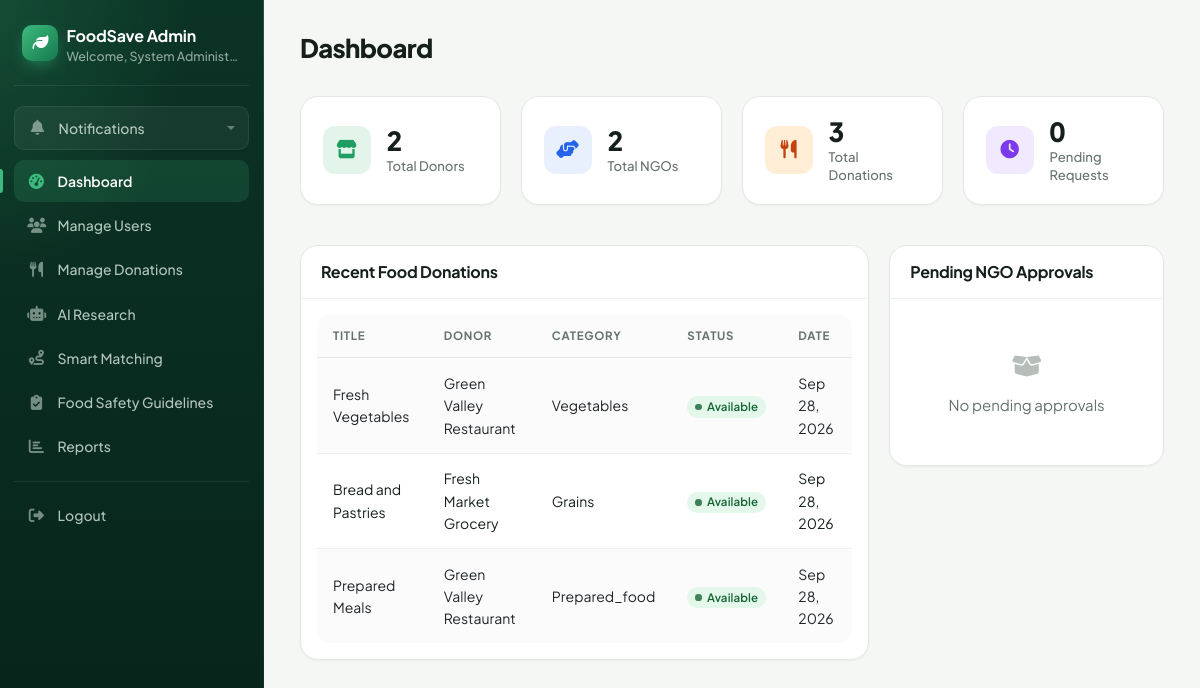
Page /admin/dashboard.php (signed in) on the committed database.
### tables this page shows
CREATE TABLE food_donations (
    id INT AUTO_INCREMENT PRIMARY KEY,
    donor_id INT NOT NULL,
    title VARCHAR(100) NOT NULL,
    description TEXT,
    category ENUM('vegetables', 'fruits', 'dairy', 'meat', 'grains', 'prepared_food', 'other') NOT NULL,
    quantity VARCHAR(50) NOT NULL,
    expiration_date DATE NOT NULL,
    pickup_address TEXT NOT NULL,
    pickup_city VARCHAR(50) NOT NULL,
    pickup_state VARCHAR(50) NOT NULL,
    pickup_zip VARCHAR(10) NOT NULL,
    status ENUM('available', 'pending', 'requested', 'picked_up', 'completed', 'cancelled', 'expired') DEFAULT 'available',
    created_at TIMESTAMP DEFAULT CURRENT_TIMESTAMP,
    updated_at TIMESTAMP DEFAULT CURRENT_TIMESTAMP ON UPDATE CURRENT_TIMESTAMP,
    ai_risk_probability DECIMAL(5,2) NULL,
    ai_risk_level ENUM('LOW','MEDIUM','HIGH') NULL,
    ai_predicted_at DATETIME NULL,
    ai_model_version VARCHAR(50) NULL,
    FOREIGN KEY (donor_id) REFERENCES users(id) ON DELETE CASCADE
);

CREATE TABLE users (
    id INT AUTO_INCREMENT PRIMARY KEY,
    username VARCHAR(50) UNIQUE NOT NULL,
    email VARCHAR(100) UNIQUE NOT NULL,
    password VARCHAR(255) NOT NULL,
    user_type ENUM('admin', 'donor', 'ngo', 'volunteer', 'driver') NOT NULL,
    full_name VARCHAR(150) NOT NULL,
    organization_name VARCHAR(150),
    phone VARCHAR(20),
    address TEXT,
    city VARCHAR(50),
    state VARCHAR(50),
    zip_code VARCHAR(10),
    status ENUM('active', 'pending', 'inactive') DEFAULT 'pending',
    created_at TIMESTAMP DEFAULT CURRENT_TIMESTAMP,
    updated_at TIMESTAMP DEFAULT CURRENT_TIMESTAMP ON UPDATE CURRENT_TIMESTAMP
);

### admin/dashboard.php (the view, shortened to what this page needs)
<?php
try {
    $pdo = getDBConnection();
    $stats = [];
    $stmt = $pdo->query("SELECT user_type, COUNT(*) as count FROM users WHERE user_type != 'admin' GROUP BY user_type");
    while ($row = $stmt->fetch(PDO::FETCH_ASSOC)) {
        $stats[$row['user_type']] = $row['count'];
    }
    $stmt = $pdo->query("SELECT COUNT(*) as count FROM food_donations");
    $stats['total_donations'] = $stmt->fetch(PDO::FETCH_ASSOC)['count'];
    $stmt = $pdo->query("SELECT COUNT(*) as count FROM pickup_requests WHERE status = 'pending'");
    $stats['pending_requests'] = $stmt->fetch(PDO::FETCH_ASSOC)['count'];
    $stmt = $pdo->query("
        SELECT fd.*, u.full_name as donor_name
        FROM food_donations fd
        JOIN users u ON fd.donor_id = u.id
        ORDER BY fd.created_at DESC
        LIMIT 10
    ");
    $recent_donations = $stmt->fetchAll(PDO::FETCH_ASSOC);
    $stmt = $pdo->query("SELECT * FROM users WHERE user_type = 'ngo' AND status = 'pending' ORDER BY created_at DESC");
    $pending_ngos = $stmt->fetchAll(PDO::FETCH_ASSOC);
} catch (PDOException $e) {
    $error = 'Database error: ' . $e->getMessage();
}
?>
<!DOCTYPE html>
<html lang="en">
<head>
    <link href="https://cdn.jsdelivr.net/npm/bootstrap@5.1.3/dist/css/bootstrap.min.css" rel="stylesheet">
    <link rel="stylesheet" href="https://cdnjs.cloudflare.com/ajax/libs/font-awesome/6.5.2/css/all.min.css">
    <link href="../assets/css/style.css?v=3" rel="stylesheet">
</head>
<body>
    <div class="container-fluid">
        <div class="row">
            <nav class="col-md-3 col-lg-2 d-md-block sidebar collapse">
                <div class="position-sticky pt-3">
                    <div class="text-center mb-4">
                        <h5 class="text-white">FoodSave Admin</h5>
                        <small class="text-muted">Welcome, <?php echo $_SESSION['full_name']; ?></small>
                    </div>
                    <ul class="nav flex-column">
                        <?php include '../includes/notification_header.php'; ?>
                        <li class="nav-item">
                            <a class="nav-link active" href="dashboard.php">
                                <i class="fas fa-tachometer-alt"></i> Dashboard
                            </a>
                        </li>
                        <li class="nav-item">
                            <a class="nav-link" href="manage_users.php">
                                <i class="fas fa-users"></i> Manage Users
                            </a>
                        </li>
                        <li class="nav-item">
                            <a class="nav-link" href="manage_donations.php">
                                <i class="fas fa-utensils"></i> Manage Donations
                            </a>
                        </li>
                        <li class="nav-item">
                            <a class="nav-link" href="ai_dashboard.php">
                                <i class="fas fa-robot"></i> AI Research
                            </a>
                        </li>
                        <li class="nav-item">
                            <a class="nav-link" href="ai_matching.php">
                                <i class="fas fa-route"></i> Smart Matching
                            </a>
                        </li>
                        <li class="nav-item">
                            <a class="nav-link" href="guidelines.php">
                                <i class="fas fa-clipboard-check"></i> Food Safety Guidelines
                            </a>
                        </li>
                        <li class="nav-item">
                            <a class="nav-link" href="reports.php">
                                <i class="fas fa-chart-bar"></i> Reports
                            </a>
                        </li>
                        <li class="nav-item">
                            <a class="nav-link" href="logout.php">
                                <i class="fas fa-sign-out-alt"></i> Logout
                            </a>
                        </li>
                    </ul>
                </div>
            </nav>
            <main class="col-md-9 ms-sm-auto col-lg-10 px-md-4">
                <div class="d-flex justify-content-between flex-wrap flex-md-nowrap align-items-center pt-3 pb-2 mb-3 border-bottom">
                    <h1 class="h2">Dashboard</h1>
                </div>
                <div class="row mb-4">
                    <div class="col-md-3 mb-3">
                        <div class="card stats-card">
                            <div class="card-body text-center">
                                <i class="fas fa-store fa-2x mb-2"></i>
                                    <h4><?php echo $stats['donor'] ?? 0; ?></h4>
                                <p class="mb-0">Total Donors</p>
                            </div>
                        </div>
                    </div>
                    <div class="col-md-3 mb-3">
                        <div class="card stats-card">
                            <div class="card-body text-center">
                                <i class="fas fa-hands-helping fa-2x mb-2"></i>
                                    <h4><?php echo $stats['ngo'] ?? 0; ?></h4>
                                <p class="mb-0">Total NGOs</p>
                            </div>
                        </div>
                    </div>
                    <div class="col-md-3 mb-3">
                        <div class="card stats-card">
                            <div class="card-body text-center">
                                <i class="fas fa-utensils fa-2x mb-2"></i>
                                    <h4><?php echo $stats['total_donations'] ?? 0; ?></h4>
                                <p class="mb-0">Total Donations</p>
                            </div>
                        </div>
                    </div>
                    <div class="col-md-3 mb-3">
                        <div class="card stats-card">
                            <div class="card-body text-center">
                                <i class="fas fa-clock fa-2x mb-2"></i>
                                    <h4><?php echo $stats['pending_requests'] ?? 0; ?></h4>
                                <p class="mb-0">Pending Requests</p>
                            </div>
                        </div>
                    </div>
                </div>
                <div class="row">
                    <div class="col-md-8 mb-4">
                        <div class="card">
                            <div class="card-header">
                                <h5 class="mb-0 text-dark">Recent Food Donations</h5>
                            </div>
                            <div class="card-body">
                                <div class="table-responsive">
                                    <table class="table table-striped">
                                        <thead>
                                            <tr>
                                                <th>Title</th>
                                                <th>Donor</th>
                                                <th>Category</th>
                                                <th>Status</th>
                                                <th>Date</th>
                                            </tr>
                                        </thead>
                                        <tbody>
                                            <?php foreach ($recent_donations as $donation): ?>
                                            <tr>
                                                <td><?php echo htmlspecialchars($donation['title']); ?></td>
                                                <td><?php echo htmlspecialchars($donation['donor_name']); ?></td>
                                                <td><?php echo ucfirst($donation['category']); ?></td>
                                                <td>
                                                    <span class="badge status-<?php echo $donation['status']; ?>">
                                                        <?php echo ucfirst($donation['status']); ?>
                                                    </span>
                                                </td>
                                                <td><?php echo date('M j, Y', strtotime($donation['created_at'])); ?></td>
                                            </tr>
                                            <?php endforeach; ?>
                                        </tbody>
                                    </table>
                                </div>
                            </div>
                        </div>
                    </div>
                    <div class="col-md-4 mb-4">
                        <div class="card">
                            <div class="card-header">
                                <h5 class="mb-0 text-dark">Pending NGO Approvals</h5>
                            </div>
                            <div class="card-body">
                                <?php if (empty($pending_ngos)): ?>
                                    <p class="text-muted">No pending approvals</p>
                                <?php endif; ?>
                            </div>
                        </div>
                    </div>
                </div>
            </main>
        </div>
    </div>
</body>
</html>

### includes/notification_header.php (shortened to what this page needs)
<li class="nav-item dropdown">
    <a class="nav-link dropdown-toggle position-relative" href="#" id="notificationDropdown" role="button" data-bs-toggle="dropdown" aria-expanded="false">
        <i class="fas fa-bell"></i>
        <span class="fs-nav-label">Notifications</span>
    </a>
</li>

### rows in the picture
food_donations: title "Fresh Vegetables", donor.full_name "Green Valley Restaurant", category "Vegetables", status "Available", created_at "Sep 28, 2026"
food_donations: title "Bread and Pastries", donor.full_name "Fresh Market Grocery", category "Grains", status "Available", created_at "Sep 28, 2026"
food_donations: title "Prepared Meals", donor.full_name "Green Valley Restaurant", category "Prepared_food", status "Available", created_at "Sep 28, 2026"

### other values in the picture
$_SESSION['full_name'] "System Administ…"
$stats['donor'] "2"
$stats['ngo'] "2"
$stats['total_donations'] "3"
$stats['pending_requests'] "0"
